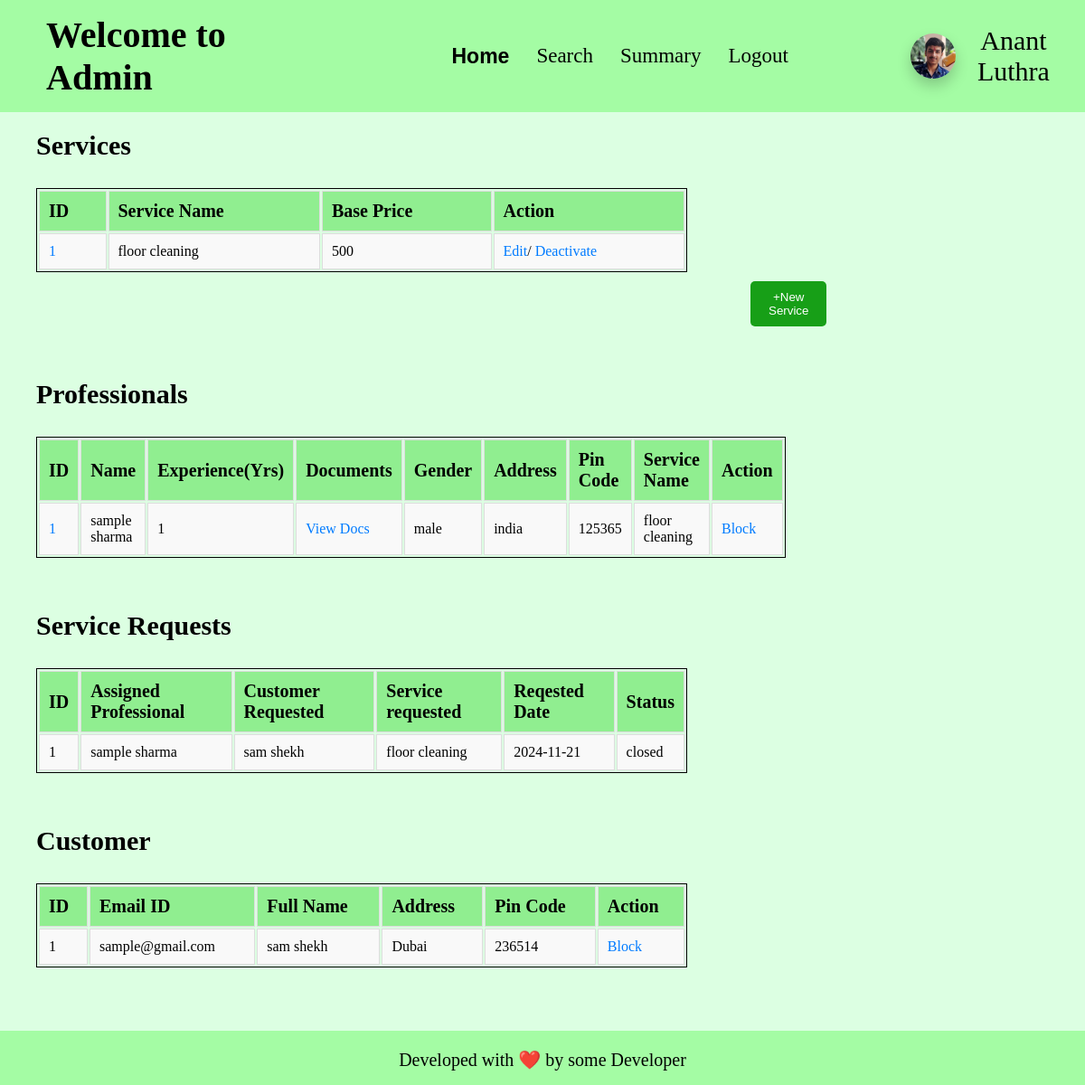
/admin_home, run on the app's committed database.
### app.py (models this page shows)
class service(db.Model):
    __tablename__ = "service"
    id = db.Column(db.Integer, primary_key=True, autoincrement=True)
    name = db.Column(db.String, nullable=False)
    base_price = db.Column(db.Integer, nullable=False)
    time_required = db.Column(db.Integer, nullable=False)
    description = db.Column(db.String, nullable=False)
    status = db.Column(db.Boolean, default = False)
    type = db.Column(db.String, nullable=False)
    professionals = db.relationship('professional', back_populates='service_type')
    service_requests = db.relationship('service_request', backref='service', cascade='all, delete-orphan')

class professional(db.Model):
    __tablename__ = "professional"
    id = db.Column(db.Integer, primary_key=True, autoincrement=True)
    email_id = db.Column(db.String, nullable=False)
    fullname = db.Column(db.String, nullable=False)
    password = db.Column(db.String, nullable=False)
    date_created = db.Column(db.Date, nullable=False)
    service_type_id = db.Column(db.Integer, db.ForeignKey('service.id'), nullable=False)
    experience = db.Column(db.Integer, nullable=False)
    gender = db.Column(db.String, nullable=False)
    address = db.Column(db.String, nullable=False)
    pin_code = db.Column(db.Integer, nullable=False)
    documents = db.Column(db.LargeBinary, nullable=False)
    request = db.Column(db.Boolean, default=None)
    blocked = db.Column(db.Boolean, default=False)
    services_completed = db.Column(db.Integer, default = 0)
    rating = db.Column(db.Float, default = 0.0)
    price = db.Column(db.Integer, default = 0)
    service_type = db.relationship('service', back_populates='professionals')
    service_requests = db.relationship('service_request', backref='professional', cascade='all, delete-orphan')

class service_request(db.Model):
    __tablename__ = "service_request"
    id = db.Column(db.Integer, primary_key=True, autoincrement=True)
    service_id = db.Column(db.Integer, ForeignKey('service.id'), nullable=False)
    customer_id = db.Column(db.Integer, ForeignKey('customer.id'), nullable=False)
    professional_id = db.Column(db.Integer, ForeignKey('professional.id'), nullable=False)
    date_of_request = db.Column(db.Date, nullable=False)
    date_of_completion = db.Column(db.Date, default=False)
    service_status = db.Column(db.String, default=False)
    rstars = db.Column(db.Integer, default=False)
    rfeedback = db.Column(db.String, default=False)

class customer(db.Model):
    __tablename__ = "customer"
    id = db.Column(db.Integer, primary_key=True, autoincrement=True)
    email_id = db.Column(db.String, nullable=False)
    password = db.Column(db.String, nullable=False)
    fullname = db.Column(db.String, nullable=False)
    gender = db.Column(db.String, nullable=False)
    address = db.Column(db.String, nullable=False)
    pin_code = db.Column(db.Integer, nullable=False)
    blocked = db.Column(db.Boolean, default=False)
    service_requests = db.relationship('service_request', backref='customer', cascade='all, delete-orphan')

### app.py (the view, shortened to what this page needs)
@app.route('/admin_home', methods = ['GET', 'POST'])
def admin_home():
    prof = professional.query.all()
    cus = customer.query.all()
    services = service.query.all()
    ser_req = service_request.query.options(joinedload(service_request.professional)).all()
    if request.method == 'GET':
        return render_template('admin_home.html', admin_name = ADMIN_NAME, professionals = prof, customers = cus, services = services, service_requests = ser_req, message = False)

### templates/admin_home.html (shortened to what this page needs)
<!DOCTYPE html>
<html lang="en">
<head>
    <link rel="stylesheet" href="/static/css/profile-block.css">
    <link rel="stylesheet" href="/static/css/table-styling.css">
    <link rel="stylesheet" href="/static/css/basic.css">
</head>
<body>
    <header>
        <h1>Welcome to Admin</h1>
        <ul>
            <li><a class="active" href="/admin_home">Home</a></li>
            <li><a href="/admin_search">Search</a></li>
            <li><a href="/admin_summary">Summary</a></li>
            <li><a href="/admin_logout">Logout</a></li>
        </ul>
        <div id="user-info">
            <img id="user-pic" src="/static/anant-pic.jpg" alt="Profile Picture">
            <div>{{admin_name}}</div>
        </div>
    </header>
    <h2>Services</h2>
    {% if services %}
        <div class="tables">
            <table class="styled-table">
                <tr>
                    <th>ID</th>
                    <th>Service Name</th>
                    <th>Base Price</th>
                    <th>Action</th>
                </tr>
                {% for service in services %}
                <tr>
                    <td><a href="/view_service/{{service.id}}">{{loop.index}}</a></td>
                    <td>{{service.name}}</td>
                    <td>{{service.base_price}}</td>
                    <td>
                        <a href="/admin_home/edit_service/{{service.id}}">Edit</a>/
                        {% if service.status %}
                            <a href="/admin_home/action_service/activate/{{service.id}}">Activate</a>
                        {% else %}
                            <a href="/admin_home/action_service/deactivate/{{service.id}}">Deactivate</a>
                        {% endif %}
                    </td>
                </tr>
                {% endfor %}
            </table>
    {% else %}
        <div id="no_data">No data to show!</div>
    {% endif %}
        <button class="open-modal-btn" onclick="openPopup()">+New Service</button>
    </div>
    <br>
    <h2>Professionals</h2>
    {% if professionals %}
        <div class="tables">
            <table class="styled-table">
                <tr>
                    <th>ID</th>
                    <th>Name</th>
                    <th>Experience(Yrs)</th>
                    <th>Documents</th>
                    <th>Gender</th>
                    <th>Address</th>
                    <th>Pin Code</th>
                    <th>Service Name</th>
                    <th>Action</th>
                </tr>
                {% for professional in professionals %}
                <tr>
                    <td><a href="/view_professional/{{professional.id}}">{{loop.index}}</a></td>
                    <td>{{professional.fullname}}</td>
                    <td>{{professional.experience}}</td>
                    <td>
                        {% if professional.documents %}
                        <a href="{{ url_for('view_docs', prof_id=professional.id) }}">View Docs</a>
                        {% else %}
                        No Document
                        {% endif %}
                    </td>
                    <td>{{professional.gender}}</td>
                    <td>{{professional.address}}</td>
                    <td>{{professional.pin_code}}</td>
                    <td>{{professional.service_type.name}}</td>
                    <td>
                        {% if professional.request %}
                        <a href="/admin_home/appr/approve/{{professional.id}}">Approve</a>/<a
                            href="/admin_home/appr/reject/{{professional.id}}">Reject</a>
                        {% elif not professional.blocked %}
                        <a href="/admin_home/action/block/professional/{{professional.id}}">Block</a>
                        {% elif professional.blocked %}
                        <a href="/admin_home/action/unblock/professional/{{professional.id}}">Unblock</a>
                        {% endif %}
                    </td>
                </tr>
                {% endfor %}
            </table>
        </div>
    {% else %}
        <div id="no_data">No data to show!</div>
    {% endif %}
    <br>
    <h2>Service Requests</h2>
    {% if service_requests %}
        <div class="tables">
            <table class="styled-table">
                <tr>
                    <th>ID</th>
                    <th>Assigned Professional</th>
                    <th>Customer Requested</th>
                    <th>Service requested</th>
                    <th>Reqested Date</th>
                    <th>Status</th>
                </tr>
                {% for service_req in service_requests %}
                    <tr>
                        <td>{{loop.index}}</td>
                        <td>{{service_req.professional.fullname}}</td>
                        <td>{{service_req.customer.fullname}}</td>
                        <td>{{service_req.service.name}}</td>
                        <td>{{service_req.date_of_request}}</td>
                        <td>{{service_req.service_status}}</td>
                    </tr>
                {% endfor %}
            </table>
        </div>
    {% else %}
        <div id="no_data">No data to show!</div>
    {% endif %}
    <br>
    <h2>Customer</h2>
    {% if customers %}
        <div class="tables">
            <table class="styled-table">
                <tr>
                    <th>ID</th>
                    <th>Email ID</th>
                    <th>Full Name</th>
                    <th>Address</th>
                    <th>Pin Code</th>
                    <th>Action</th>
                </tr>
                {% for customer in customers %}
                <tr>
                    <td>{{loop.index}}</td>
                    <td>{{customer.email_id}}</td>
                    <td>{{customer.fullname}}</td>
                    <td>{{customer.address}}</td>
                    <td>{{customer.pin_code}}</td>
                    <td>
                        {% if customer.blocked %}
                        <a href="/admin_home/action/unblock/customer/{{customer.id}}">Unblock</a>
                        {% else %}
                        <a href="/admin_home/action/block/customer/{{customer.id}}">Block</a>
                        {% endif %}
                    </td>
                </tr>
                {% endfor %}
            </table>
        </div>
    {% else %}
        <div id="no_data">No data to show!</div>
    {% endif %}
    <footer style="margin-top: 50px;">
        <p>
            Developed with ❤️ by some Developer
        </p>
    </footer>
</body>
</html>

### static/css/profile-block.css (style rules this page uses)
#user-info { margin-left: 10vw; width: 19vw; display: flex; flex-direction: row; align-items: center; justify-content: space-evenly; }
#user-info img { min-width: 50px; min-height: 50px; max-width: 55px; max-height: 55px; border-radius: 50px; box-shadow: 0 8px 16px rgba(0, 0, 0, 0.2); }
#user-info div { font-size: 30px; text-align: center; }

### static/css/table-styling.css (style rules this page uses)
.tables { margin-left: 20px; text-align: center; align-items: center; justify-content: center; width: 60vw; border-radius: 25px; padding: 20px; }
.styled-table { width: 100%; border: 1px solid black; }
.styled-table th { font-size: 20px; }
.styled-table th, .styled-table td { padding: 10px; border: 1px solid #ddd; text-align: left; }
.styled-table th { background-color: #f2f2f2; background-color: lightgreen; }
.styled-table tr:nth-child(even) { background-color: #f9f9f9; }
.styled-table a { color: #007bff; text-decoration: none; }

### static/css/basic.css (style rules this page uses)
* { padding: 0; margin: 0; }
body { background-color: rgb(220, 255, 226); align-items: center; text-align: left; }
header { align-items: center; display: flex; padding: 15px; background-color: rgb(164, 252, 164); }
ul { display: flex; list-style-type: none; padding: 0; margin: 0; }
ul li { padding-inline: 15px; }
ul li a { font-size: 23px; text-decoration: none; color: black; }
.active { font-family: 'Franklin Gothic Medium', 'Arial Narrow', Arial, sans-serif; font-weight: bold; }

### templates/admin_home.html (style rules this page uses)
h1 { margin-right: 15vw; margin-left: 3vw; font-size: 40px; }
h2 { margin-top: 20px; margin-left: 40px; margin-bottom: 10px; font-size: 30px; }
footer { align-items: center; text-align: center; background-color: rgb(164, 252, 164); height: 60px; margin-top: 50px; }
footer p { margin: auto; padding-top: 20px; font-size: 20px; }
.open-modal-btn { padding: 10px 20px; background-color: rgb(23, 159, 23); color: white; border: none; border-radius: 5px; cursor: pointer; margin-left: 790px; margin-top: 10px; }

### data on the page
service: name "floor cleaning", base_price "500"
professional: fullname "sample sharma", experience "1", gender "male", address "india", pin_code "125365", service_type.name "floor cleaning"
service_request: professional.fullname "sample sharma", customer.fullname "sam shekh", service.name "floor cleaning", date_of_request "2024-11-21", service_status "closed"
customer: email_id "sample@gmail.com", fullname "sam shekh", address "Dubai", pin_code "236514"

### other printed values
{{ admin_name }} "Anant Luthra"
